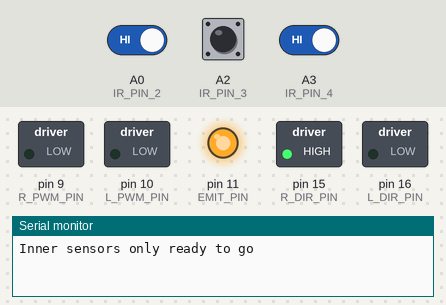
A sketch run on a simulated Arduino Mega 2560, built with avr-gcc and run on an emulated ATmega2560. On the bench: switched loads named in the sketch (green lamp = pin HIGH), output pins drawn as LEDs (lit = HIGH), the last lines printed to the serial monitor. The test bench sets the inputs (shaded band); at power-on: A0 (IR_PIN_2) HIGH, A2 (IR_PIN_3) HIGH, A3 (IR_PIN_4) HIGH.

Above: at 0.3 s.
At 1.9 s:
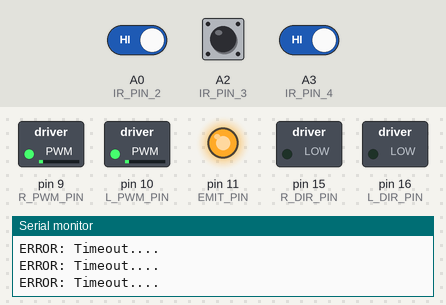
2.0 s: A0 (IR_PIN_2) driven LOW and A2 (IR_PIN_3) driven LOW and A3 (IR_PIN_4) driven LOW
Timing chart, 0 to 2.3 s (numbered marks = the images above; inputs shaded):
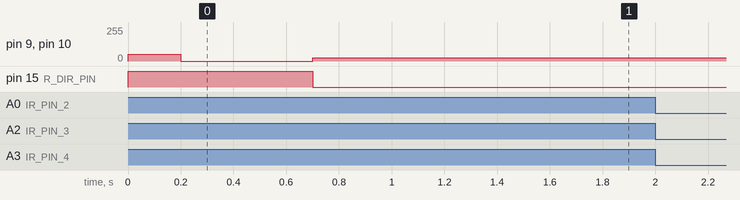

The sketch:

line_follow_v1.ino
```cpp
/*Robotic Systems Lab 4 - Line Following
 * This is a bang-bang controller method where the robot first drives until it finds the
 * line and then it goes into bang-bang mode. In this mode, the robot uses sensors 1 and 3
 * and when either of those goes over the threshold, it turns the other way to get back
 * on the line.
 *
 * Initial Calibration values:
 * Black line: >=700
 * White paper: <=700
 */

#include "IRSense.h"
#include "motors_v2.h"

//Setup IR Sensors
byte sensor_select = 2;
byte EMIT_STATE = 1;
int time_out = 5000;
int IR_output[5];
unsigned long ls_ts;
unsigned long LS_MAX_TIME = 10;
bool line_stat = false;
IRSense linesensor;

//Setup motors
int MIN_SPEED = 0;
int MAX_SPEED = 100;
float Rpwm_norm = 25;
float Lpwm_norm = 25;
float Rpwm = Rpwm_norm;
float Lpwm = Lpwm_norm;
char dir = 'F';

Motors_c motors;

void setup() {
  Serial.begin(9600);

  linesensor.initiate(sensor_select, EMIT_STATE, time_out);
  motors.initiate(MIN_SPEED, MAX_SPEED);
  motors.setMotorPower(50,-50);
  delay(200);
  motors.stopMotors();
  delay(500);
}

void loop() {
  unsigned long loop_time = micros();
  unsigned long current_ts = millis();
  unsigned long elapsed_time = current_ts - ls_ts;

  if (elapsed_time > LS_MAX_TIME) {

    motors.setMotorPower(Lpwm, Rpwm);

    while (line_stat == false) { //Wait until we find the line
      linesensor.IRread(IR_output);
      linestatus();
    }

    linesensor.IRread(IR_output);

    if (IR_output[1] >= 700) {
      Rpwm = 60;
      Lpwm = 10;
      dir = 'L';
    }
    if (IR_output[3] >= 700) {
      Rpwm = 10;
      Lpwm = 60;
      dir = 'R';
    }
    if (IR_output[2] >= 700) {
      Rpwm = Rpwm_norm;
      Lpwm = Lpwm_norm;
    }

    Serial.println(IR_output[1]);
    Serial.println(IR_output[2]);
    Serial.println(IR_output[3]);
    Serial.println(" ");
    ls_ts = millis();
  }
}

void linestatus() {
  if (IR_output[1] > 700 || IR_output[2] > 700 || IR_output[3] > 700) {
    line_stat = true;
  }
}
```

IRSense.h
```cpp
/*Class file for Pololu IR Sensor Control
Author: Henry Hickson
Date: 07/10/21
References: Robotic Systems Lab Sheet 3
Notes:
- IR sensors work through a capacitor discharge method
- The capacitor is first loaded with charge (digitalWrite HIGH)
- It then discharges at a rate determined by the IR sensor
- More IR light, faster discharge
- There is a discharge threshold of 1.5v, at which point the digital switches to LOW
- This is analogue to digital conversion
- By measuring time taken to switch, we have a measure of IR reflected

To initiate the user must first specify the following:
- Sensor_select - choose option 1, 2 or 3 for amount of sensors to use
- EMIT_STATE - turn IR LEDs on or off
- time_out - time out time on readings

To read the user must provide a array[5] to be filled with the outputted data
- IRread(array[5])
*/

#ifndef _IRSense_h
#define _IRSense_h

class IRSense {
   public:
       #define IR_PIN_1 A11
       #define IR_PIN_2 A0
       #define IR_PIN_3 A2
       #define IR_PIN_4 A3
       #define IR_PIN_5 A4
       #define EMIT_PIN 11

       byte _NB_IR_PINS = 5;
       int _time_out;
       int ls_pin[5]; //Note that we could use a pointer and the new command for dynamic memory instead
                      //here but for the sake of two integers it's not really needed so instead use max
       unsigned long end_time[5];
       byte which;

      IRSense() {
      }

      void initiate(byte sensor_select, byte EMIT_STATE, int time_out) {
          //Serial.begin(9600);
          //while(!Serial);
          //Wait for Serial to come online

          if(sensor_select == 1) {
            ls_pin[0] = IR_PIN_1;
            ls_pin[4] = IR_PIN_5;
            Serial.println("Outer sensors only ready to go");
          } else if (sensor_select == 2) {
            ls_pin[1] = IR_PIN_2;
            ls_pin[2] = IR_PIN_3;
            ls_pin[3] = IR_PIN_4;
            Serial.println("Inner sensors only ready to go");
          } else if (sensor_select == 3) {
            ls_pin[0] = IR_PIN_1;
            ls_pin[1] = IR_PIN_2;
            ls_pin[2] = IR_PIN_3;
            ls_pin[3] = IR_PIN_4;
            ls_pin[4] = IR_PIN_5;
            Serial.println("All sensors ready to go.");
          } else {
            Serial.println("Error: Sensor select must be 1 (outer sensors only), 2 (middle sensors only) or 3 (all sensors)");
            return;
          }

          _time_out = time_out;

          pinMode(11,OUTPUT);
          if (EMIT_STATE == 0 || EMIT_STATE == 1) {
            digitalWrite(11,EMIT_STATE);
          } else {
            Serial.println("Error: EMIT_STATE must be 0 (IR LED switched off) or 1 (IR LED switched on)");
          }
      }

      int* IRread(int ARRAY[5]) { //By using a pointer function we can update the existing array IR_output
           bool done = false;
           unsigned long start_time = micros();

           for (which = 0; which < _NB_IR_PINS; which++) {
            if (ls_pin[which] != 0) {
                pinMode(ls_pin[which], OUTPUT);
                digitalWrite(ls_pin[which], HIGH);
                pinMode(ls_pin[which], INPUT);
                end_time[which] = start_time;
            }
           }

           delayMicroseconds(10);

           while (done == false) {
            for (which = 0; which < _NB_IR_PINS; which++) {
                if (digitalRead(ls_pin[which]) == 0 && end_time[which] == start_time) {
                    end_time[which] = micros();
                }
            }

           if (end_time[0] != start_time && end_time[1] != start_time && end_time[2] != start_time && end_time[3] != start_time && end_time[4] != start_time) {
             done=true;
           }

           if ((micros()-start_time) >= _time_out) {
             Serial.println("ERROR: Timeout....");
             done=true;
           }
           }

           ARRAY[0] = (end_time[0]-start_time);
           ARRAY[1] = (end_time[1]-start_time);
           ARRAY[2] = (end_time[2]-start_time);
           ARRAY[3] = (end_time[3]-start_time);
           ARRAY[4] = (end_time[4]-start_time);
           return ARRAY;
        }
 };

 #endif
```

motors_v2.h
```cpp
/*Class file for Pololu Motor Control
Author: Henry Hickson
Date: 04/10/21
References: Robotic Systems Lab Sheet 2
*/

#ifndef _MOTORS_H
#define _MOTORS_H

class Motors_c {
   public:

   #define L_PWM_PIN 10
   #define L_DIR_PIN 16
   #define R_PWM_PIN 9
   #define R_DIR_PIN 15
   byte LDIR = 0;
   byte RDIR = 0;
   int _MIN_SPEED;
   int _MAX_SPEED;

      Motors_c() {
      }

      void initiate(int MIN_SPEED, int MAX_SPEED) {
      	pinMode(L_PWM_PIN, OUTPUT);
      	pinMode(L_DIR_PIN, OUTPUT);
      	pinMode(R_PWM_PIN, OUTPUT);
      	pinMode(R_DIR_PIN, OUTPUT);
      	_MIN_SPEED = MIN_SPEED;
      	_MAX_SPEED = MAX_SPEED;
      }

      void setMotorPower(float Lpwm, float Rpwm) { //This function turns the motors, L and R
  	if (abs(Lpwm) < _MIN_SPEED || abs(Lpwm) > _MAX_SPEED || abs(Rpwm) < _MIN_SPEED || abs(Rpwm) > _MAX_SPEED) {
    	   Serial.println ("Error! Outside of acceptable motor range!");
    	   return;
    	}
  	if (abs(Lpwm) != Lpwm) {
   	  LDIR = 255;
  	}
  	else if (abs(Lpwm) == Lpwm) {
  	  LDIR = 0;
  	}
  	if (abs(Rpwm) != Rpwm) {
   	  RDIR = 255;
  	}
  	else if (abs(Rpwm) == Rpwm) {
  	  RDIR = 0;
  	}
  	analogWrite(L_DIR_PIN, LDIR);
  	analogWrite(R_DIR_PIN, RDIR);
   	analogWrite(L_PWM_PIN, abs(Lpwm));
  	analogWrite(R_PWM_PIN, abs(Rpwm));
      }

      void stopMotors() {
  	analogWrite(L_PWM_PIN, 0);
  	analogWrite(R_PWM_PIN, 0);
      }
 };

 #endif
```
